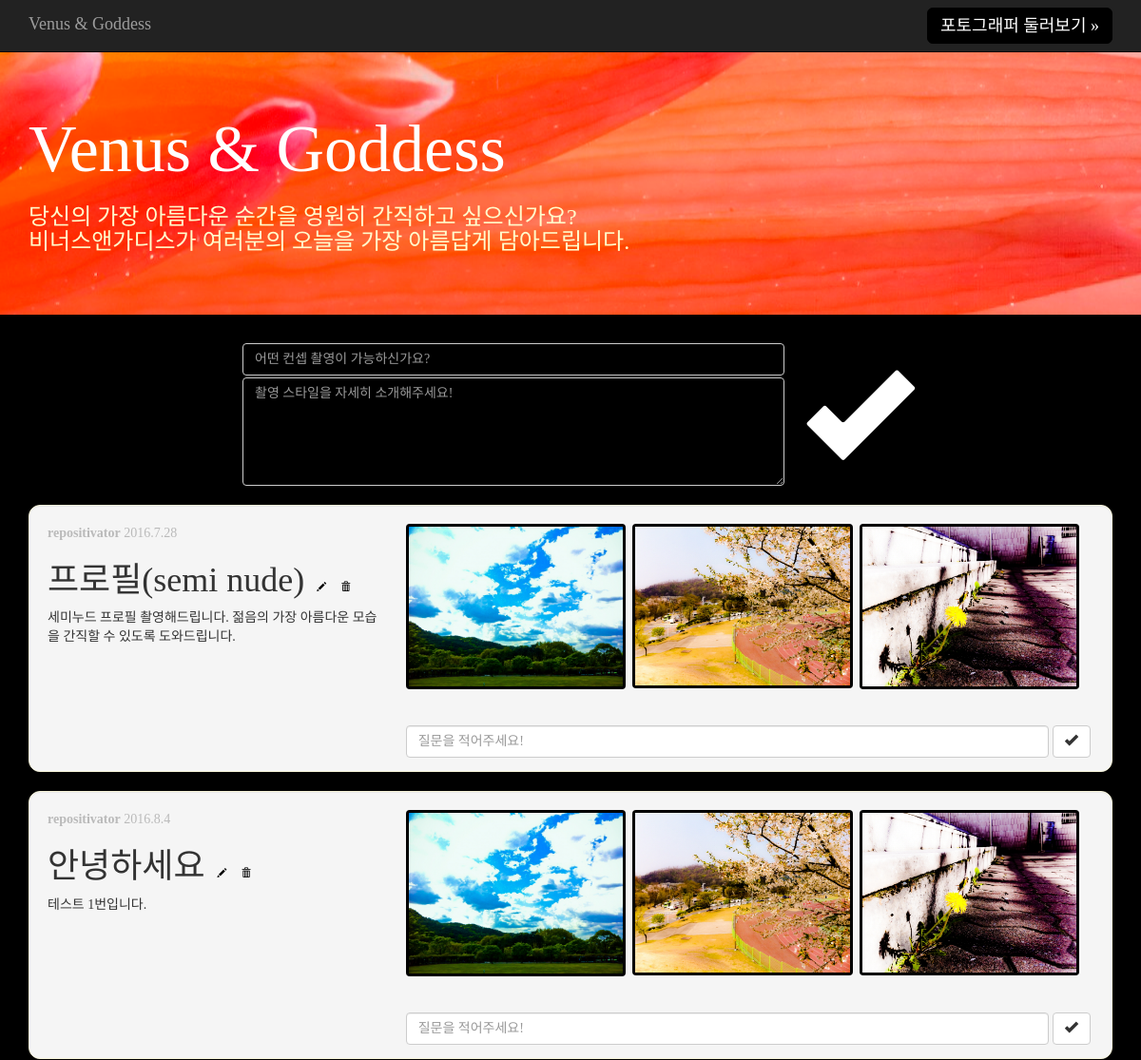
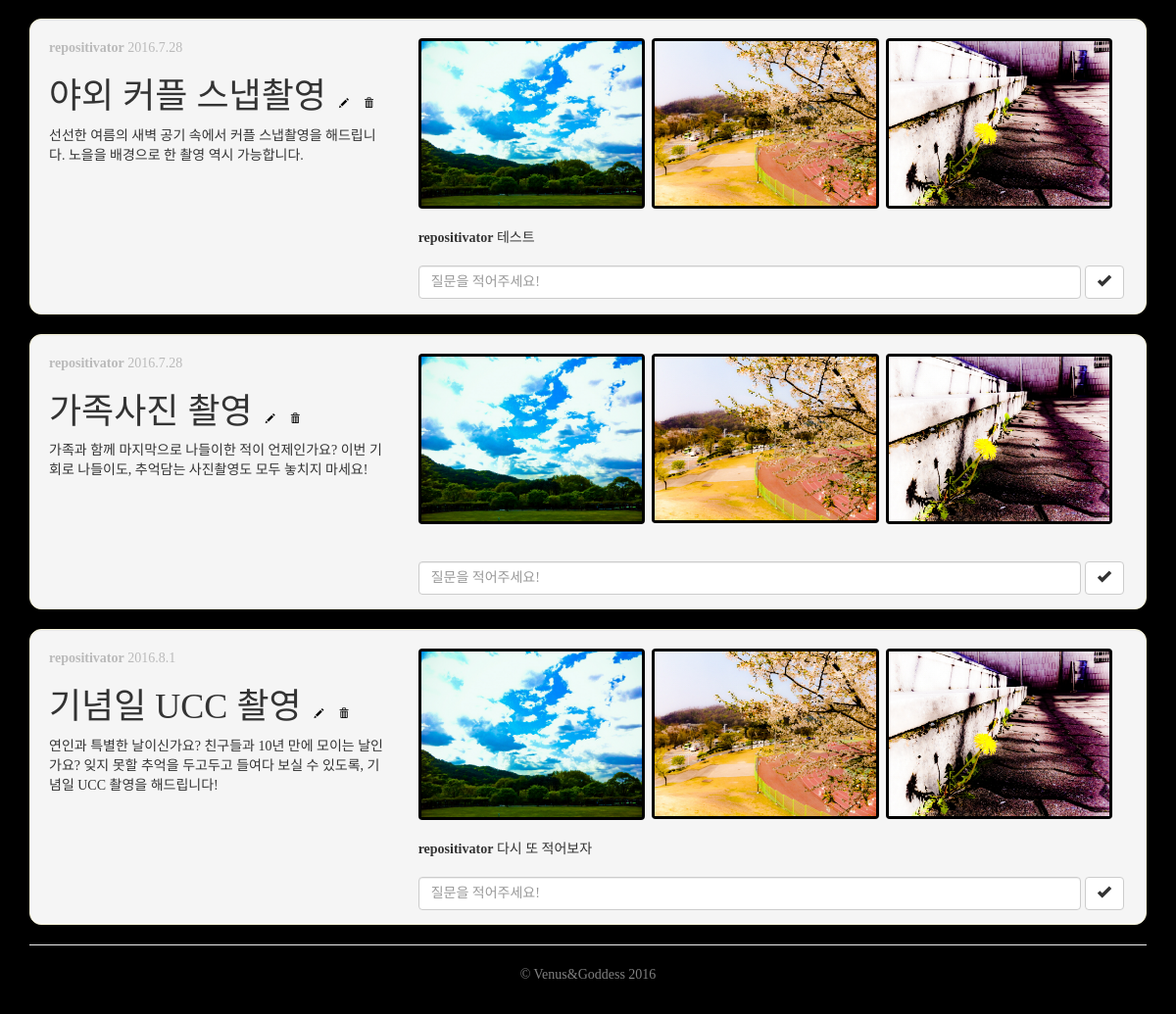
Before: / with the older database file (2 pictures, top to bottom).
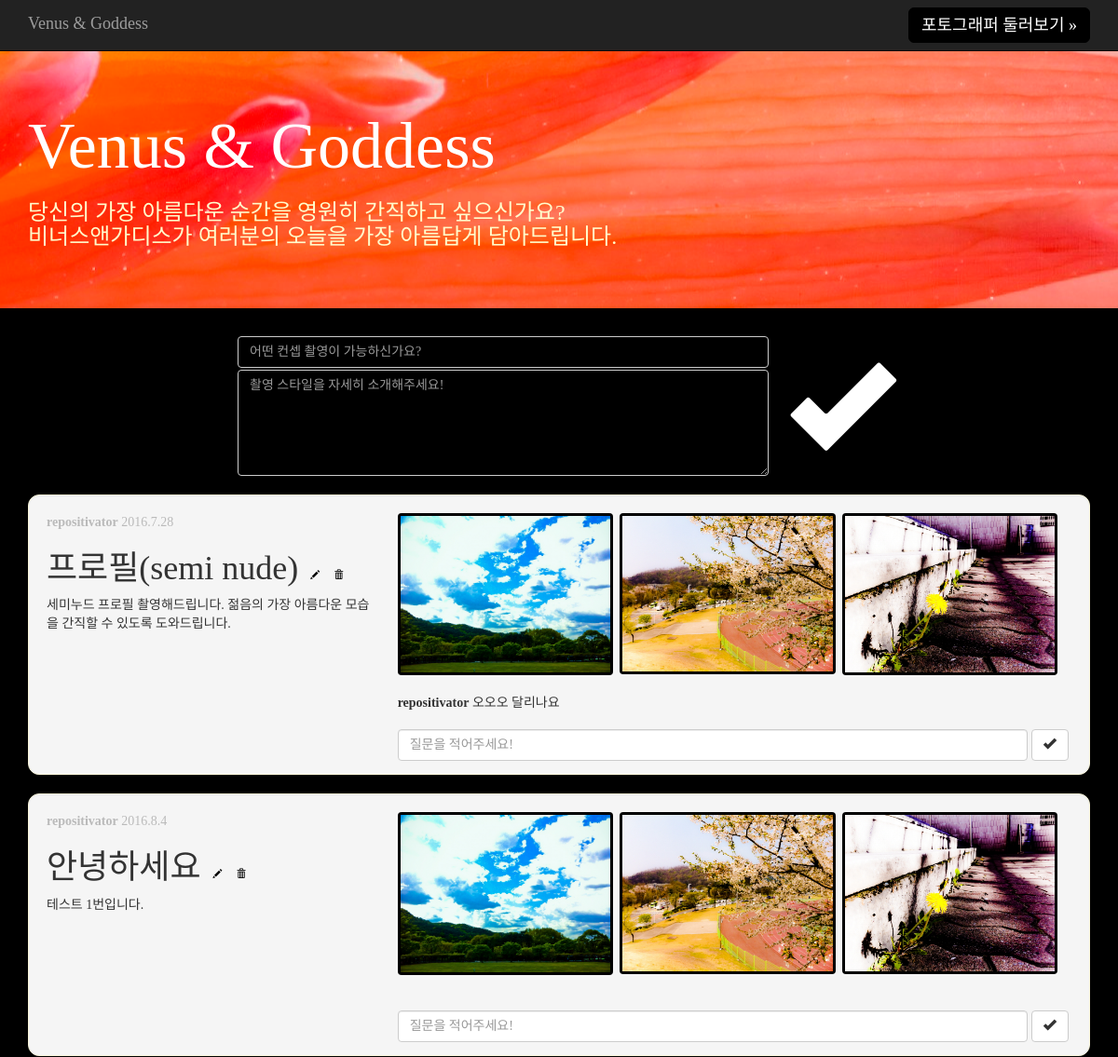
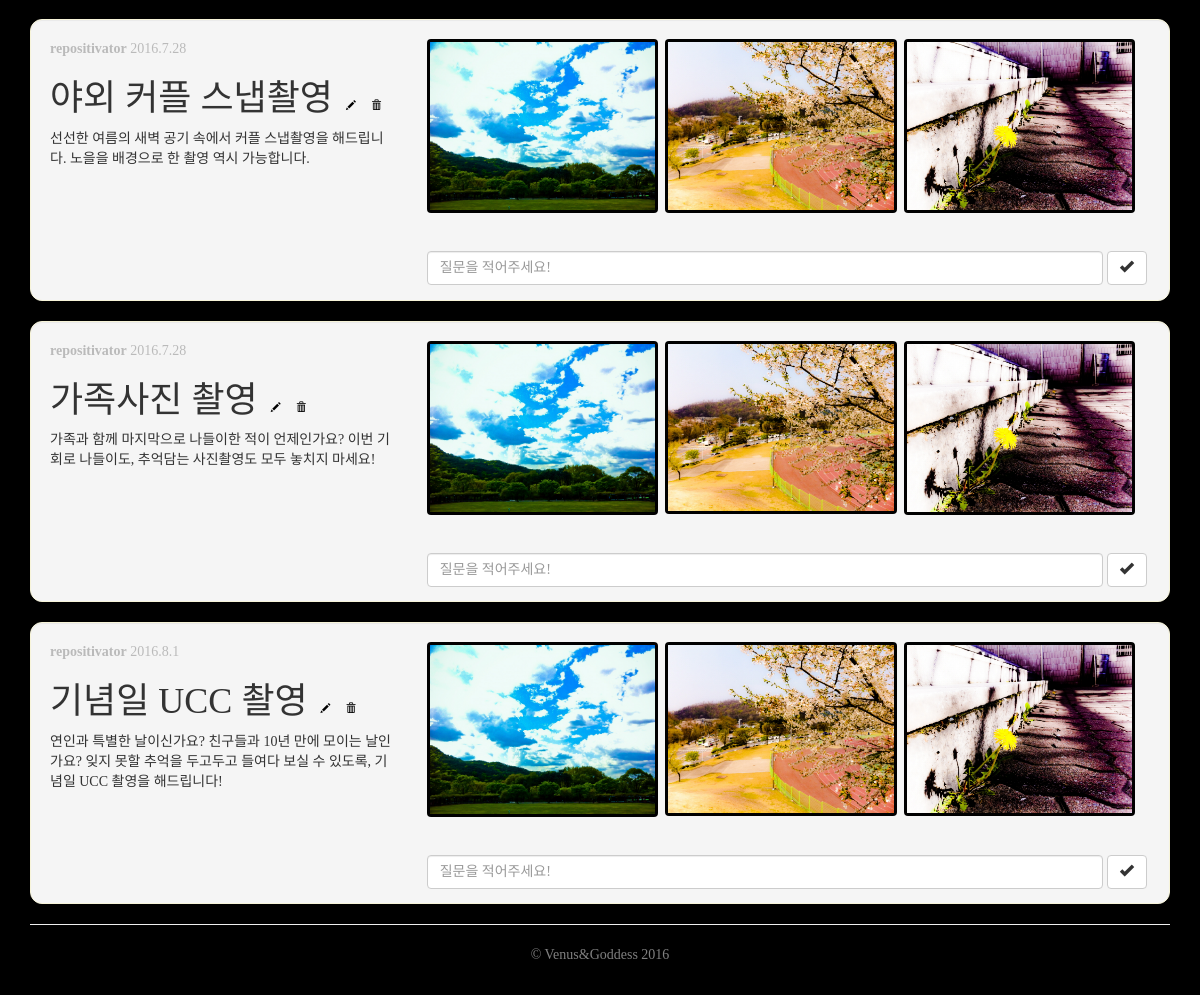
After: the same page with the newer database file (2 pictures, top to bottom).
### blog/models.py (models this page shows, shortened)
class Post(models.Model):
    author = models.ForeignKey('auth.User')
    title = models.CharField(max_length=200)
    text = models.TextField(null=False)
    created_date = models.DateTimeField(default=timezone.now)
    published_date = models.DateTimeField(blank=True, null=True)

class Comment(models.Model):
    post = models.ForeignKey('blog.Post', related_name='comments')
    author = models.ForeignKey('auth.User')
    text = models.TextField()
    created_date = models.DateTimeField(default=timezone.now)

### blog/views.py (the view)
# urls.py: url(r'^$', views.index, name = 'index'),
def index(request):
    posts = Post.objects.all().order_by('-published_date') # old items first, negative sorting
    user = request.user
    context = {'posts': posts, 'current_user': user,}
    return render(request, 'blog/index.html', context)

### blog/templates/blog/index.html (shortened to what this page needs)
{% extends "blog/base.html" %}
{% block content %}
<div class="jumbotron" style="background-image: url('/static/blog/images/bgimage.jpg'); background-position: right;}">
  <div class="container">
    <h1 style="color: white; font-size: 70px;">Venus & Goddess<h1>
    <p style="color: #fffccc; font-family: 'Hanna', serif; font-size: 24px;">당신의 가장 아름다운 순간을 영원히 간직하고 싶으신가요?<br>
    비너스앤가디스가 여러분의 오늘을 가장 아름답게 담아드립니다.</p>
  </div>
</div>
<div class = "container" style="width:60%;">
    <form style = "margin-bottom: 20px;" action="{% url 'write' %}" method="POST" name="myForm">
      <div class ="row">
        <div class="col-md-10">
          <input class="form-control" type ="text" id="title" name="title" placeholder="어떤 컨셉 촬영이 가능하신가요?"  style="margin-bottom: 2px; background-color: black; color: white;" required >
          <textarea class="form-control" id="content" rows=5  name="text" placeholder="촬영 스타일을 자세히 소개해주세요!" style="background-color: black; color: white;" required ></textarea>
        </div>
        <div class="col-md-2">
          <button class="btn btn-warning btn-register" type="submit" style="margin-top: 5px;background-color: black; padding: 14px; margin-left: -25px; margin-top: auto;">
            <span class="glyphicon glyphicon-ok" style="font-size: 8em;"></span>
          </button>
        </div>
      </div>
    </form>
  </div>
<div class = "container">
    {% for post in posts %}
    <div class = "well" style="font-family:'Hanna', serif; padding-bottom: 0px; border: 1px solid #f7f4d9; border-radius: 12px;">
        <div class = "row">
          <div class="col-md-4" style="overflow:hidden;">
            <p style="color:gray; opacity: 0.5; margin-bottom:0px;">
              <strong>{{post.author}}</strong> {{post.created_date.year}}.{{post.created_date.month}}.{{post.created_date.day}}
            </p>
            <h1 class = "post_title" style="float:left;">{{post.title}}</h1>
            <p>
              <a class="btn btn-default" href="{% url 'edit' pk=post.pk %}" role="button"
              style="border-color:whitesmoke; background-color:whitesmoke; padding: 4px 5px 0px 5px; font-size:0.7em; margin-top:35px; margin-left:2%;">
                <span class="glyphicon glyphicon-pencil well-glyp"></span>
              </a>
              <a class="btn btn-default" href="{% url 'delete' pk=post.pk %}" role="button"
              style="border-color:whitesmoke; background-color:whitesmoke; padding: 4px 5px 0px 5px; font-size:0.7em; margin-top:35px;">
                <span class="glyphicon glyphicon-trash well-glyp"></span>
              </a>
            </p>
            <p style="padding:0px; clear:both;">{{post.text}}</p>
          </div>
          <div class="col-md-8" style="overflow:hidden;">
            <a href="#" class="thumbnail" style="max-width: 32%; float:left; margin-right: 1%;">
              <img id="myImg" class="myImg" src="/static/blog/images/main_thum_1.jpg" alt="<span style='font-size:2em'>{{post.title}}</span> <br> {{post.text}}">
            </a>
            <a href="#" class="thumbnail" style="max-width: 32%; float:left; margin-right: 1%;">
              <img id="myImg" class="myImg" src="/static/blog/images/main_thum_2.jpg" alt="<span style='font-size:2em'>{{post.title}}</span> <br> {{post.text}}">
            </a>
            <a href="#" class="thumbnail" style="max-width: 32%; float:left; margin-right: 1%;">
              <img id="myImg" class="myImg" src="/static/blog/images/main_thum_3.jpg" alt="<span style='font-size:2em'>{{post.title}}</span> <br> {{post.text}}">
            </a>
            <div class= "reply_{{post.pk}}" style="clear:both;">
              {% for comment in post.comments.all %}
                <p style="margin: 0;">
                  <strong>{{comment.author}}</strong>
                  {{comment.text}}
                </p>
              {% endfor %}
            </div>
            <div style="margin-bottom: 2%; margin-top: 2.5%; clear:both;">
              <input type = "text" name="content" class="form-control" id="content_{{post.pk}}"  placeholder= "질문을 적어주세요!" style="width: 93.5%; float:left;" required>
              <button value = "{{post.pk}}" type="submit" class="btn btn-default reply_submit" style="margin-left: 0.5%">
                <span class="glyphicon glyphicon-ok" style="font-size: 1em;"></span>
              </button>
            </div>
          </div>
        </div>
    </div>
    {% endfor %}
  <hr>
  <footer>
    <p align="center" style="color: gray;">&copy; Venus&Goddess 2016</p>
  </footer>
</div>
{% endblock %}

### blog/templates/blog/base.html (shortened to what this page needs)
{% load staticfiles %}
<!DOCTYPE html>
<html lang="ko">
<head>
  <link rel="stylesheet" href="//maxcdn.bootstrapcdn.com/bootstrap/3.3.6/css/bootstrap.min.css">
  <link rel="stylesheet" href="{% static 'blog/css/jumbotron.css' %}" >
  <link rel="stylesheet" href="{% static 'blog/css/modal_image.css' %}" >
  <link href='//spoqa.github.io/spoqa-han-sans/css/SpoqaHanSans-kr.css' rel='stylesheet' type='text/css'>
</head>
<body style="background-color: black; font-family:'Hanna', serif; ">
    <nav class="navbar navbar-inverse navbar-fixed-top">
      <div class="container">
        <div class="navbar-header">
          <a class="navbar-brand" href="{% url 'index' %}">Venus & Goddess</a>
        </div>
        <div id="navbar" class="navbar-collapse collapse">
          <form class="navbar-form navbar-right">
              <b>
                  <a class="btn btn-warning btn-lg" href="#" role="button"style="font-weight: 100; background-color:black; color:white; padding: 6px 13px;">
                  포토그래퍼 둘러보기 &raquo;
                  </a>
              </b>
          </form>
        </div>
      </div>
    </nav>
    {% block content %}{% endblock %}
</body>
</html>

### blog/static/blog/css/jumbotron.css (style rules this page uses)
body { padding-top: 50px; padding-bottom: 20px; }

### blog/static/blog/css/modal_image.css (style rules this page uses)
#myImg { cursor: pointer; }

### blog/templates/blog/base.html (style rules this page uses)
.btn-warning { border-color: black; }
.well-glyp { color: black; }
.well { background-color: whitesmoke; }
.thumbnail { padding: 3px; background-color: black; border: none; }

Changed rows visible on the page:
removed Comment: author "repositivator", text "테스트", shown under Post "야외 커플 스냅촬영"
removed Comment: author "repositivator", text "다시 또 적어보자", shown under Post "기념일 UCC 촬영"
added Comment: author "repositivator", text "오오오 달리나요", shown under Post "프로필(semi nude)"
